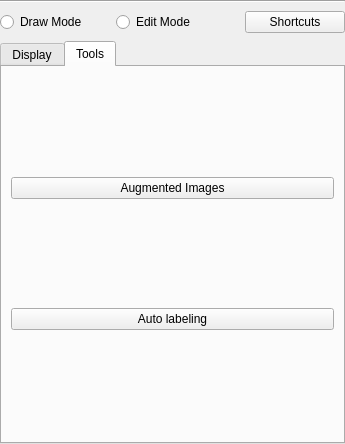
<?xml version="1.0" encoding="UTF-8"?>
<ui version="4.0">
 <class>ControlFrame</class>
 <widget class="QFrame" name="ControlFrame">
  <property name="windowModality">
   <enum>Qt::WindowModality::NonModal</enum>
  </property>
  <property name="geometry">
   <rect>
    <x>0</x>
    <y>0</y>
    <width>345</width>
    <height>444</height>
   </rect>
  </property>
  <property name="minimumSize">
   <size>
    <width>0</width>
    <height>0</height>
   </size>
  </property>
  <property name="maximumSize">
   <size>
    <width>16777215</width>
    <height>16777215</height>
   </size>
  </property>
  <property name="windowTitle">
   <string>Frame</string>
  </property>
  <property name="frameShape">
   <enum>QFrame::Shape::NoFrame</enum>
  </property>
  <layout class="QVBoxLayout" name="verticalLayout">
   <property name="spacing">
    <number>8</number>
   </property>
   <property name="leftMargin">
    <number>0</number>
   </property>
   <property name="topMargin">
    <number>0</number>
   </property>
   <property name="rightMargin">
    <number>0</number>
   </property>
   <property name="bottomMargin">
    <number>0</number>
   </property>
   <item>
    <widget class="Line" name="line">
     <property name="orientation">
      <enum>Qt::Orientation::Horizontal</enum>
     </property>
    </widget>
   </item>
   <item>
    <widget class="QWidget" name="widget_2" native="true">
     <layout class="QHBoxLayout" name="horizontalLayout">
      <property name="spacing">
       <number>16</number>
      </property>
      <property name="leftMargin">
       <number>0</number>
      </property>
      <property name="topMargin">
       <number>0</number>
      </property>
      <property name="rightMargin">
       <number>0</number>
      </property>
      <property name="bottomMargin">
       <number>0</number>
      </property>
      <item>
       <widget class="QRadioButton" name="drawModeRadioButton">
        <property name="minimumSize">
         <size>
          <width>100</width>
          <height>0</height>
         </size>
        </property>
        <property name="maximumSize">
         <size>
          <width>100</width>
          <height>16777215</height>
         </size>
        </property>
        <property name="text">
         <string>Draw Mode</string>
        </property>
       </widget>
      </item>
      <item>
       <widget class="QRadioButton" name="editModeRadioButton">
        <property name="text">
         <string>Edit Mode</string>
        </property>
       </widget>
      </item>
      <item>
       <widget class="QPushButton" name="showShortcutsPushButton">
        <property name="minimumSize">
         <size>
          <width>100</width>
          <height>0</height>
         </size>
        </property>
        <property name="maximumSize">
         <size>
          <width>100</width>
          <height>16777215</height>
         </size>
        </property>
        <property name="text">
         <string>Shortcuts</string>
        </property>
       </widget>
      </item>
     </layout>
    </widget>
   </item>
   <item>
    <widget class="QTabWidget" name="tabWidget">
     <property name="sizePolicy">
      <sizepolicy hsizetype="Preferred" vsizetype="Expanding">
       <horstretch>0</horstretch>
       <verstretch>0</verstretch>
      </sizepolicy>
     </property>
     <property name="currentIndex">
      <number>1</number>
     </property>
     <widget class="QWidget" name="displayControlTab">
      <attribute name="title">
       <string>Display</string>
      </attribute>
      <layout class="QVBoxLayout" name="verticalLayout_4">
       <property name="spacing">
        <number>8</number>
       </property>
       <property name="leftMargin">
        <number>0</number>
       </property>
       <property name="topMargin">
        <number>0</number>
       </property>
       <property name="rightMargin">
        <number>0</number>
       </property>
       <property name="bottomMargin">
        <number>0</number>
       </property>
       <item>
        <widget class="QScrollArea" name="scrollArea">
         <property name="sizePolicy">
          <sizepolicy hsizetype="Expanding" vsizetype="Expanding">
           <horstretch>0</horstretch>
           <verstretch>0</verstretch>
          </sizepolicy>
         </property>
         <property name="widgetResizable">
          <bool>true</bool>
         </property>
         <widget class="QWidget" name="scrollAreaWidgetContents">
          <property name="geometry">
           <rect>
            <x>0</x>
            <y>0</y>
            <width>339</width>
            <height>369</height>
           </rect>
          </property>
          <layout class="QVBoxLayout" name="verticalLayout_3">
           <item>
            <widget class="QWidget" name="checkBoxControlsContainer" native="true">
             <layout class="QVBoxLayout" name="verticalLayout_5">
              <property name="spacing">
               <number>8</number>
              </property>
              <property name="leftMargin">
               <number>0</number>
              </property>
              <property name="topMargin">
               <number>0</number>
              </property>
              <property name="rightMargin">
               <number>0</number>
              </property>
              <property name="bottomMargin">
               <number>0</number>
              </property>
              <item>
               <widget class="QCheckBox" name="showCategoryLabelCheckBox">
                <property name="text">
                 <string>Show class (Ctrl + L)</string>
                </property>
               </widget>
              </item>
             </layout>
            </widget>
           </item>
           <item>
            <widget class="Line" name="line_2">
             <property name="orientation">
              <enum>Qt::Orientation::Horizontal</enum>
             </property>
            </widget>
           </item>
           <item>
            <widget class="QWidget" name="inputControlsContainer" native="true">
             <property name="sizePolicy">
              <sizepolicy hsizetype="Preferred" vsizetype="Minimum">
               <horstretch>0</horstretch>
               <verstretch>0</verstretch>
              </sizepolicy>
             </property>
             <layout class="QFormLayout" name="formLayout">
              <property name="sizeConstraint">
               <enum>QLayout::SizeConstraint::SetMinimumSize</enum>
              </property>
              <property name="horizontalSpacing">
               <number>8</number>
              </property>
              <property name="verticalSpacing">
               <number>8</number>
              </property>
              <property name="leftMargin">
               <number>0</number>
              </property>
              <property name="topMargin">
               <number>0</number>
              </property>
              <property name="rightMargin">
               <number>0</number>
              </property>
              <property name="bottomMargin">
               <number>0</number>
              </property>
              <item row="1" column="0">
               <widget class="QLabel" name="label">
                <property name="text">
                 <string>Label border width (px):</string>
                </property>
               </widget>
              </item>
              <item row="1" column="1">
               <widget class="QDoubleSpinBox" name="borderWidthInput">
                <property name="minimum">
                 <double>1.000000000000000</double>
                </property>
                <property name="maximum">
                 <double>10.000000000000000</double>
                </property>
                <property name="singleStep">
                 <double>0.500000000000000</double>
                </property>
                <property name="value">
                 <double>5.000000000000000</double>
                </property>
               </widget>
              </item>
              <item row="2" column="0">
               <widget class="QLabel" name="label_2">
                <property name="text">
                 <string>Class label text size (px):</string>
                </property>
               </widget>
              </item>
              <item row="2" column="1">
               <widget class="QDoubleSpinBox" name="categoryLabelTextSize">
                <property name="minimum">
                 <double>8.000000000000000</double>
                </property>
                <property name="maximum">
                 <double>32.000000000000000</double>
                </property>
                <property name="value">
                 <double>12.000000000000000</double>
                </property>
               </widget>
              </item>
              <item row="0" column="0">
               <widget class="QLabel" name="label_4">
                <property name="text">
                 <string>Scale (%):</string>
                </property>
               </widget>
              </item>
              <item row="0" column="1">
               <layout class="QHBoxLayout" name="horizontalLayout_3">
                <item>
                 <widget class="QDoubleSpinBox" name="scaleSpinBox">
                  <property name="minimum">
                   <double>2.000000000000000</double>
                  </property>
                  <property name="maximum">
                   <double>2500.000000000000000</double>
                  </property>
                  <property name="singleStep">
                   <double>20.000000000000000</double>
                  </property>
                 </widget>
                </item>
                <item>
                 <widget class="QPushButton" name="fitInViewPushButton">
                  <property name="text">
                   <string>FIt in view</string>
                  </property>
                 </widget>
                </item>
               </layout>
              </item>
             </layout>
            </widget>
           </item>
          </layout>
         </widget>
        </widget>
       </item>
      </layout>
     </widget>
     <widget class="QWidget" name="toolsTab">
      <attribute name="title">
       <string>Tools</string>
      </attribute>
      <layout class="QVBoxLayout" name="verticalLayout_2">
       <item>
        <widget class="QWidget" name="toolControlsContainer" native="true">
         <layout class="QVBoxLayout" name="verticalLayout_6">
          <property name="spacing">
           <number>8</number>
          </property>
          <property name="leftMargin">
           <number>0</number>
          </property>
          <property name="topMargin">
           <number>0</number>
          </property>
          <property name="rightMargin">
           <number>0</number>
          </property>
          <property name="bottomMargin">
           <number>0</number>
          </property>
          <item>
           <widget class="QPushButton" name="augmentPushButton">
            <property name="text">
             <string>Augmented Images</string>
            </property>
           </widget>
          </item>
          <item>
           <widget class="QPushButton" name="autoLabelingPushButton">
            <property name="text">
             <string>Auto labeling</string>
            </property>
           </widget>
          </item>
         </layout>
        </widget>
       </item>
      </layout>
     </widget>
    </widget>
   </item>
  </layout>
 </widget>
 <resources/>
 <connections/>
</ui>
